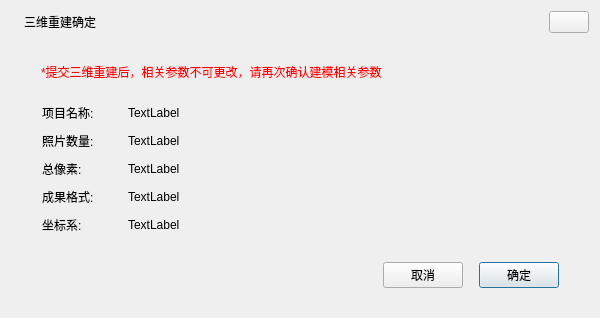
<?xml version="1.0" encoding="UTF-8"?>
<ui version="4.0">
 <class>SummaryBoxRebuild</class>
 <widget class="QDialog" name="SummaryBoxRebuild">
  <property name="geometry">
   <rect>
    <x>0</x>
    <y>0</y>
    <width>600</width>
    <height>318</height>
   </rect>
  </property>
  <property name="sizePolicy">
   <sizepolicy hsizetype="Ignored" vsizetype="Preferred">
    <horstretch>0</horstretch>
    <verstretch>0</verstretch>
   </sizepolicy>
  </property>
  <property name="font">
   <font>
    <family>Arial</family>
   </font>
  </property>
  <property name="windowTitle">
   <string notr="true"/>
  </property>
  <property name="styleSheet">
   <string notr="true"/>
  </property>
  <layout class="QVBoxLayout" name="verticalLayout_3">
   <property name="spacing">
    <number>6</number>
   </property>
   <property name="sizeConstraint">
    <enum>QLayout::SetDefaultConstraint</enum>
   </property>
   <property name="leftMargin">
    <number>0</number>
   </property>
   <property name="topMargin">
    <number>0</number>
   </property>
   <property name="rightMargin">
    <number>0</number>
   </property>
   <property name="bottomMargin">
    <number>0</number>
   </property>
   <item>
    <widget class="QWidget" name="widgetMain" native="true">
     <layout class="QVBoxLayout" name="verticalLayout">
      <property name="spacing">
       <number>0</number>
      </property>
      <property name="leftMargin">
       <number>1</number>
      </property>
      <property name="topMargin">
       <number>1</number>
      </property>
      <property name="rightMargin">
       <number>1</number>
      </property>
      <property name="bottomMargin">
       <number>1</number>
      </property>
      <item>
       <widget class="QWidget" name="widgetTitle" native="true">
        <property name="sizePolicy">
         <sizepolicy hsizetype="Preferred" vsizetype="Fixed">
          <horstretch>0</horstretch>
          <verstretch>0</verstretch>
         </sizepolicy>
        </property>
        <layout class="QHBoxLayout" name="horizontalLayout_2">
         <property name="spacing">
          <number>6</number>
         </property>
         <property name="leftMargin">
          <number>10</number>
         </property>
         <property name="topMargin">
          <number>10</number>
         </property>
         <property name="rightMargin">
          <number>10</number>
         </property>
         <property name="bottomMargin">
          <number>10</number>
         </property>
         <item>
          <widget class="QLabel" name="label_logo">
           <property name="text">
            <string/>
           </property>
          </widget>
         </item>
         <item>
          <widget class="QLabel" name="lab_title">
           <property name="sizePolicy">
            <sizepolicy hsizetype="Expanding" vsizetype="Preferred">
             <horstretch>0</horstretch>
             <verstretch>0</verstretch>
            </sizepolicy>
           </property>
           <property name="text">
            <string notr="true">三维重建确定</string>
           </property>
           <property name="alignment">
            <set>Qt::AlignLeading|Qt::AlignLeft|Qt::AlignVCenter</set>
           </property>
          </widget>
         </item>
         <item>
          <widget class="QWidget" name="widget_menu" native="true">
           <property name="sizePolicy">
            <sizepolicy hsizetype="Minimum" vsizetype="Preferred">
             <horstretch>0</horstretch>
             <verstretch>0</verstretch>
            </sizepolicy>
           </property>
           <layout class="QHBoxLayout" name="horizontalLayout">
            <property name="spacing">
             <number>0</number>
            </property>
            <property name="leftMargin">
             <number>0</number>
            </property>
            <property name="topMargin">
             <number>0</number>
            </property>
            <property name="rightMargin">
             <number>0</number>
            </property>
            <property name="bottomMargin">
             <number>0</number>
            </property>
            <item>
             <widget class="QPushButton" name="btnClose">
              <property name="sizePolicy">
               <sizepolicy hsizetype="Fixed" vsizetype="Fixed">
                <horstretch>0</horstretch>
                <verstretch>0</verstretch>
               </sizepolicy>
              </property>
              <property name="cursor">
               <cursorShape>ArrowCursor</cursorShape>
              </property>
              <property name="focusPolicy">
               <enum>Qt::NoFocus</enum>
              </property>
              <property name="toolTip">
               <string>关闭</string>
              </property>
              <property name="text">
               <string/>
              </property>
              <property name="autoDefault">
               <bool>false</bool>
              </property>
              <property name="flat">
               <bool>false</bool>
              </property>
             </widget>
            </item>
           </layout>
          </widget>
         </item>
        </layout>
       </widget>
      </item>
      <item>
       <widget class="QWidget" name="widgetBody" native="true">
        <property name="sizePolicy">
         <sizepolicy hsizetype="Preferred" vsizetype="Expanding">
          <horstretch>0</horstretch>
          <verstretch>0</verstretch>
         </sizepolicy>
        </property>
        <property name="styleSheet">
         <string notr="true"/>
        </property>
        <layout class="QVBoxLayout" name="verticalLayout_2">
         <property name="spacing">
          <number>6</number>
         </property>
         <property name="leftMargin">
          <number>40</number>
         </property>
         <property name="topMargin">
          <number>20</number>
         </property>
         <property name="rightMargin">
          <number>40</number>
         </property>
         <property name="bottomMargin">
          <number>20</number>
         </property>
         <item>
          <layout class="QHBoxLayout" name="horizontalLayout_9">
           <property name="bottomMargin">
            <number>15</number>
           </property>
           <item>
            <widget class="QLabel" name="label_2">
             <property name="text">
              <string>&lt;html&gt;&lt;head/&gt;&lt;body&gt;&lt;p&gt;&lt;span style=&quot; color:#ff0000;&quot;&gt;*提交三维重建后，相关参数不可更改，请再次确认建模相关参数&lt;/span&gt;&lt;/p&gt;&lt;/body&gt;&lt;/html&gt;</string>
             </property>
            </widget>
           </item>
          </layout>
         </item>
         <item>
          <layout class="QHBoxLayout" name="horizontalLayout_4">
           <property name="leftMargin">
            <number>1</number>
           </property>
           <property name="topMargin">
            <number>1</number>
           </property>
           <property name="rightMargin">
            <number>1</number>
           </property>
           <property name="bottomMargin">
            <number>1</number>
           </property>
           <item>
            <widget class="QLabel" name="label">
             <property name="sizePolicy">
              <sizepolicy hsizetype="Fixed" vsizetype="Preferred">
               <horstretch>0</horstretch>
               <verstretch>0</verstretch>
              </sizepolicy>
             </property>
             <property name="minimumSize">
              <size>
               <width>80</width>
               <height>0</height>
              </size>
             </property>
             <property name="maximumSize">
              <size>
               <width>80</width>
               <height>16777215</height>
              </size>
             </property>
             <property name="text">
              <string>项目名称:</string>
             </property>
            </widget>
           </item>
           <item>
            <widget class="QLabel" name="label_project">
             <property name="sizePolicy">
              <sizepolicy hsizetype="Expanding" vsizetype="Preferred">
               <horstretch>0</horstretch>
               <verstretch>0</verstretch>
              </sizepolicy>
             </property>
             <property name="text">
              <string>TextLabel</string>
             </property>
            </widget>
           </item>
           <item>
            <spacer name="horizontalSpacer_3">
             <property name="orientation">
              <enum>Qt::Horizontal</enum>
             </property>
             <property name="sizeHint" stdset="0">
              <size>
               <width>40</width>
               <height>20</height>
              </size>
             </property>
            </spacer>
           </item>
          </layout>
         </item>
         <item>
          <layout class="QHBoxLayout" name="horizontalLayout_8">
           <property name="leftMargin">
            <number>1</number>
           </property>
           <property name="topMargin">
            <number>1</number>
           </property>
           <property name="rightMargin">
            <number>1</number>
           </property>
           <property name="bottomMargin">
            <number>1</number>
           </property>
           <item>
            <widget class="QLabel" name="label_9">
             <property name="sizePolicy">
              <sizepolicy hsizetype="Fixed" vsizetype="Preferred">
               <horstretch>0</horstretch>
               <verstretch>0</verstretch>
              </sizepolicy>
             </property>
             <property name="minimumSize">
              <size>
               <width>80</width>
               <height>0</height>
              </size>
             </property>
             <property name="maximumSize">
              <size>
               <width>80</width>
               <height>16777215</height>
              </size>
             </property>
             <property name="text">
              <string>照片数量:</string>
             </property>
            </widget>
           </item>
           <item>
            <widget class="QLabel" name="label_pic_total">
             <property name="sizePolicy">
              <sizepolicy hsizetype="Expanding" vsizetype="Preferred">
               <horstretch>0</horstretch>
               <verstretch>0</verstretch>
              </sizepolicy>
             </property>
             <property name="text">
              <string>TextLabel</string>
             </property>
            </widget>
           </item>
           <item>
            <spacer name="horizontalSpacer_7">
             <property name="orientation">
              <enum>Qt::Horizontal</enum>
             </property>
             <property name="sizeHint" stdset="0">
              <size>
               <width>40</width>
               <height>20</height>
              </size>
             </property>
            </spacer>
           </item>
          </layout>
         </item>
         <item>
          <layout class="QHBoxLayout" name="horizontalLayout_5">
           <property name="leftMargin">
            <number>1</number>
           </property>
           <property name="topMargin">
            <number>1</number>
           </property>
           <property name="rightMargin">
            <number>1</number>
           </property>
           <property name="bottomMargin">
            <number>1</number>
           </property>
           <item>
            <widget class="QLabel" name="label_3">
             <property name="sizePolicy">
              <sizepolicy hsizetype="Fixed" vsizetype="Preferred">
               <horstretch>0</horstretch>
               <verstretch>0</verstretch>
              </sizepolicy>
             </property>
             <property name="minimumSize">
              <size>
               <width>80</width>
               <height>0</height>
              </size>
             </property>
             <property name="maximumSize">
              <size>
               <width>80</width>
               <height>16777215</height>
              </size>
             </property>
             <property name="text">
              <string>总像素:</string>
             </property>
            </widget>
           </item>
           <item>
            <widget class="QLabel" name="label_pix_total">
             <property name="sizePolicy">
              <sizepolicy hsizetype="Expanding" vsizetype="Preferred">
               <horstretch>0</horstretch>
               <verstretch>0</verstretch>
              </sizepolicy>
             </property>
             <property name="text">
              <string>TextLabel</string>
             </property>
            </widget>
           </item>
           <item>
            <spacer name="horizontalSpacer_4">
             <property name="orientation">
              <enum>Qt::Horizontal</enum>
             </property>
             <property name="sizeHint" stdset="0">
              <size>
               <width>40</width>
               <height>20</height>
              </size>
             </property>
            </spacer>
           </item>
          </layout>
         </item>
         <item>
          <layout class="QHBoxLayout" name="horizontalLayout_6">
           <property name="leftMargin">
            <number>1</number>
           </property>
           <property name="topMargin">
            <number>1</number>
           </property>
           <property name="rightMargin">
            <number>1</number>
           </property>
           <property name="bottomMargin">
            <number>1</number>
           </property>
           <item>
            <widget class="QLabel" name="label_5">
             <property name="sizePolicy">
              <sizepolicy hsizetype="Fixed" vsizetype="Preferred">
               <horstretch>0</horstretch>
               <verstretch>0</verstretch>
              </sizepolicy>
             </property>
             <property name="minimumSize">
              <size>
               <width>80</width>
               <height>0</height>
              </size>
             </property>
             <property name="maximumSize">
              <size>
               <width>80</width>
               <height>16777215</height>
              </size>
             </property>
             <property name="text">
              <string>成果格式:</string>
             </property>
            </widget>
           </item>
           <item>
            <widget class="QLabel" name="label_output_type">
             <property name="sizePolicy">
              <sizepolicy hsizetype="Expanding" vsizetype="Preferred">
               <horstretch>0</horstretch>
               <verstretch>0</verstretch>
              </sizepolicy>
             </property>
             <property name="text">
              <string>TextLabel</string>
             </property>
            </widget>
           </item>
           <item>
            <spacer name="horizontalSpacer_5">
             <property name="orientation">
              <enum>Qt::Horizontal</enum>
             </property>
             <property name="sizeHint" stdset="0">
              <size>
               <width>40</width>
               <height>20</height>
              </size>
             </property>
            </spacer>
           </item>
          </layout>
         </item>
         <item>
          <layout class="QHBoxLayout" name="horizontalLayout_7">
           <property name="leftMargin">
            <number>1</number>
           </property>
           <property name="topMargin">
            <number>1</number>
           </property>
           <property name="rightMargin">
            <number>1</number>
           </property>
           <property name="bottomMargin">
            <number>1</number>
           </property>
           <item>
            <widget class="QLabel" name="label_7">
             <property name="sizePolicy">
              <sizepolicy hsizetype="Fixed" vsizetype="Preferred">
               <horstretch>0</horstretch>
               <verstretch>0</verstretch>
              </sizepolicy>
             </property>
             <property name="minimumSize">
              <size>
               <width>80</width>
               <height>0</height>
              </size>
             </property>
             <property name="maximumSize">
              <size>
               <width>80</width>
               <height>16777215</height>
              </size>
             </property>
             <property name="text">
              <string>坐标系:</string>
             </property>
            </widget>
           </item>
           <item>
            <widget class="QLabel" name="label_coord">
             <property name="sizePolicy">
              <sizepolicy hsizetype="Expanding" vsizetype="Preferred">
               <horstretch>0</horstretch>
               <verstretch>0</verstretch>
              </sizepolicy>
             </property>
             <property name="text">
              <string>TextLabel</string>
             </property>
            </widget>
           </item>
           <item>
            <spacer name="horizontalSpacer_6">
             <property name="orientation">
              <enum>Qt::Horizontal</enum>
             </property>
             <property name="sizeHint" stdset="0">
              <size>
               <width>40</width>
               <height>20</height>
              </size>
             </property>
            </spacer>
           </item>
          </layout>
         </item>
         <item>
          <spacer name="verticalSpacer">
           <property name="orientation">
            <enum>Qt::Vertical</enum>
           </property>
           <property name="sizeType">
            <enum>QSizePolicy::Preferred</enum>
           </property>
           <property name="sizeHint" stdset="0">
            <size>
             <width>20</width>
             <height>40</height>
            </size>
           </property>
          </spacer>
         </item>
         <item>
          <widget class="QWidget" name="group" native="true">
           <property name="sizePolicy">
            <sizepolicy hsizetype="Preferred" vsizetype="Preferred">
             <horstretch>0</horstretch>
             <verstretch>0</verstretch>
            </sizepolicy>
           </property>
           <layout class="QHBoxLayout" name="horizontalLayout_3">
            <property name="leftMargin">
             <number>0</number>
            </property>
            <property name="topMargin">
             <number>0</number>
            </property>
            <property name="rightMargin">
             <number>0</number>
            </property>
            <property name="bottomMargin">
             <number>9</number>
            </property>
            <item>
             <spacer name="horizontalSpacer">
              <property name="orientation">
               <enum>Qt::Horizontal</enum>
              </property>
              <property name="sizeHint" stdset="0">
               <size>
                <width>40</width>
                <height>20</height>
               </size>
              </property>
             </spacer>
            </item>
            <item>
             <widget class="QPushButton" name="btnCancel">
              <property name="cursor">
               <cursorShape>PointingHandCursor</cursorShape>
              </property>
              <property name="focusPolicy">
               <enum>Qt::NoFocus</enum>
              </property>
              <property name="styleSheet">
               <string notr="true"/>
              </property>
              <property name="text">
               <string>取消</string>
              </property>
              <property name="autoDefault">
               <bool>false</bool>
              </property>
             </widget>
            </item>
            <item>
             <spacer name="horizontalSpacer_2">
              <property name="orientation">
               <enum>Qt::Horizontal</enum>
              </property>
              <property name="sizeType">
               <enum>QSizePolicy::Preferred</enum>
              </property>
              <property name="sizeHint" stdset="0">
               <size>
                <width>10</width>
                <height>20</height>
               </size>
              </property>
             </spacer>
            </item>
            <item>
             <widget class="QPushButton" name="btnOk">
              <property name="cursor">
               <cursorShape>PointingHandCursor</cursorShape>
              </property>
              <property name="focusPolicy">
               <enum>Qt::StrongFocus</enum>
              </property>
              <property name="styleSheet">
               <string notr="true"/>
              </property>
              <property name="text">
               <string>确定</string>
              </property>
              <property name="default">
               <bool>true</bool>
              </property>
              <property name="flat">
               <bool>false</bool>
              </property>
             </widget>
            </item>
           </layout>
          </widget>
         </item>
        </layout>
       </widget>
      </item>
     </layout>
    </widget>
   </item>
  </layout>
 </widget>
 <resources>
  <include location="../QRenderBus.qrc"/>
 </resources>
 <connections>
  <connection>
   <sender>btnClose</sender>
   <signal>clicked()</signal>
   <receiver>SummaryBoxRebuild</receiver>
   <slot>reject()</slot>
   <hints>
    <hint type="sourcelabel">
     <x>588</x>
     <y>33</y>
    </hint>
    <hint type="destinationlabel">
     <x>532</x>
     <y>98</y>
    </hint>
   </hints>
  </connection>
  <connection>
   <sender>btnCancel</sender>
   <signal>clicked()</signal>
   <receiver>SummaryBoxRebuild</receiver>
   <slot>reject()</slot>
   <hints>
    <hint type="sourcelabel">
     <x>481</x>
     <y>287</y>
    </hint>
    <hint type="destinationlabel">
     <x>334</x>
     <y>305</y>
    </hint>
   </hints>
  </connection>
  <connection>
   <sender>btnOk</sender>
   <signal>clicked()</signal>
   <receiver>SummaryBoxRebuild</receiver>
   <slot>accept()</slot>
   <hints>
    <hint type="sourcelabel">
     <x>541</x>
     <y>278</y>
    </hint>
    <hint type="destinationlabel">
     <x>537</x>
     <y>389</y>
    </hint>
   </hints>
  </connection>
 </connections>
</ui>
